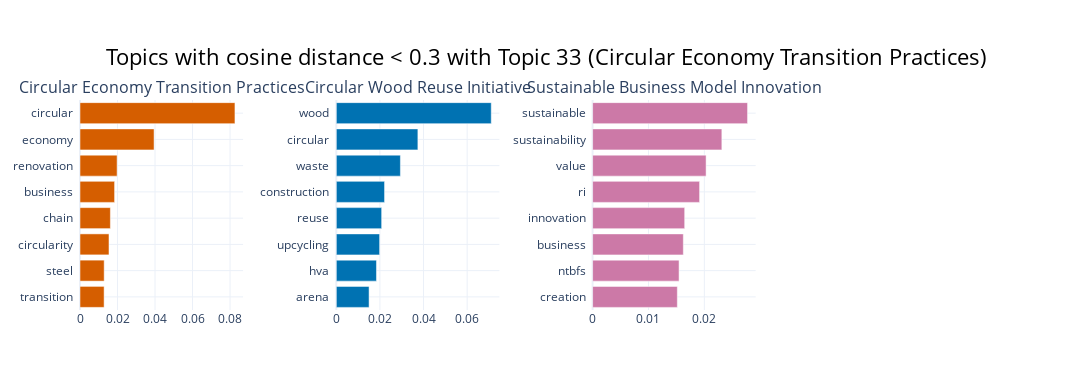

The cell this chart's notebook holds for it:
### Code cell
# show other topics that are closest related
closest_topics = topic_info[topic_info['distance'] < MIN_DISTANCE]['Topic']
title_barchart = f'Topics with cosine distance < {MIN_DISTANCE} with Topic {SELECTED_TOPIC_ID} ({SELECTED_TOPIC_NAME})'
topic_model.visualize_barchart(title=title_barchart, topics=closest_topics, n_words=15, custom_labels=True, width=450, height=300)

### Figure 1 — Plotly figure (JSON) as saved in the notebook; plotly's stock layout.template omitted (floating-point values rounded to 4 significant figures)
{"data": [{"marker": {"color": "#D55E00"}, "orientation": "h", "type": "bar", "x": [0.01285, 0.01289, 0.01545, 0.0162, 0.01844, 0.01978, 0.03949, 0.08261], "xaxis": "x", "y": ["transition  ", "steel  ", "circularity  ", "chain  ", "business  ", "renovation  ", "economy  ", "circular  "], "yaxis": "y"}, {"marker": {"color": "#0072B2"}, "orientation": "h", "type": "bar", "x": [0.01503, 0.01842, 0.01986, 0.02079, 0.02212, 0.02939, 0.03741, 0.07105], "xaxis": "x2", "y": ["arena  ", "hva  ", "upcycling  ", "reuse  ", "construction  ", "waste  ", "circular  ", "wood  "], "yaxis": "y2"}, {"marker": {"color": "#CC79A7"}, "orientation": "h", "type": "bar", "x": [0.01517, 0.01548, 0.01624, 0.01648, 0.01915, 0.02032, 0.02314, 0.02774], "xaxis": "x3", "y": ["creation  ", "ntbfs  ", "business  ", "innovation  ", "ri  ", "value  ", "sustainability  ", "sustainable  "], "yaxis": "y3"}], "layout": {"annotations": [{"font": {"size": 16}, "showarrow": false, "text": "Circular Economy Transition Practices", "x": 0.0875, "xanchor": "center", "xref": "paper", "y": 1, "yanchor": "bottom", "yref": "paper"}, {"font": {"size": 16}, "showarrow": false, "text": "Circular Wood Reuse Initiative", "x": 0.3625, "xanchor": "center", "xref": "paper", "y": 1, "yanchor": "bottom", "yref": "paper"}, {"font": {"size": 16}, "showarrow": false, "text": "Sustainable Business Model Innovation", "x": 0.6375, "xanchor": "center", "xref": "paper", "y": 1, "yanchor": "bottom", "yref": "paper"}], "height": 390, "hoverlabel": {"bgcolor": "white", "font": {"family": "Rockwell", "size": 16}}, "showlegend": false, "title": {"font": {"color": "Black", "size": 22}, "text": "Topics with cosine distance < 0.3 with Topic 33 (Circular Economy Transition Practices)", "x": 0.5, "xanchor": "center", "yanchor": "top"}, "width": 1800, "xaxis": {"anchor": "y", "domain": [0, 0.175], "showgrid": true}, "xaxis2": {"anchor": "y2", "domain": [0.275, 0.45], "showgrid": true}, "xaxis3": {"anchor": "y3", "domain": [0.55, 0.725], "showgrid": true}, "xaxis4": {"anchor": "y4", "domain": [0.825, 1], "showgrid": true}, "yaxis": {"anchor": "x", "domain": [0, 1], "showgrid": true}, "yaxis2": {"anchor": "x2", "domain": [0, 1], "showgrid": true}, "yaxis3": {"anchor": "x3", "domain": [0, 1], "showgrid": true}, "yaxis4": {"anchor": "x4", "domain": [0, 1], "showgrid": true}}}
